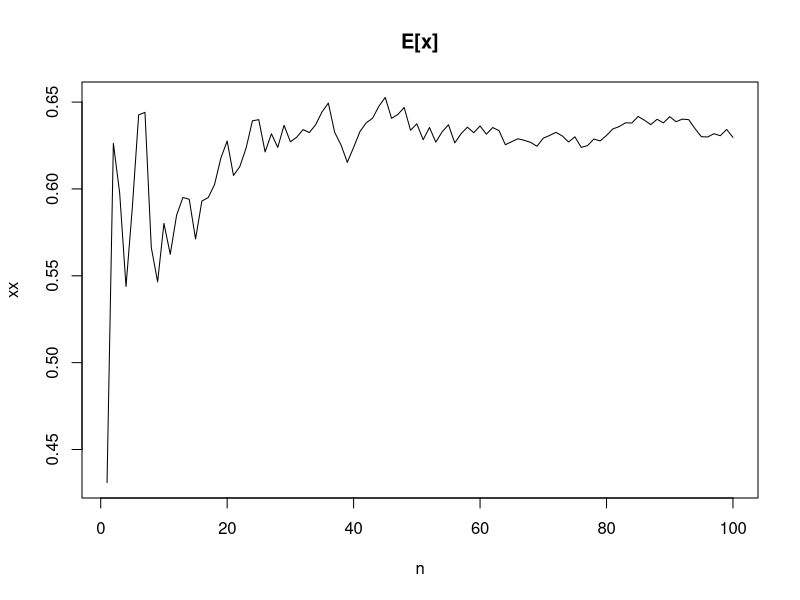

R code for this plot:
rm(list = ls())
k<-100
x<-rep(0,k)
for (i in 1:k) {
  u1<-runif(1,0,1) #g(x) propuesta
  u2<-runif(1,0,1) #f(x)
  while (u2>exp(u1)/exp(1)) {
   u1<-runif(1,0,1)
   u2<-runif(1,0,1)
  }
  x[i]<-u1
}
n<-1:k
xx<-cumsum(x)/n
plot(n,xx,type = "l",main = "E[x]")
xx[length(n)]
